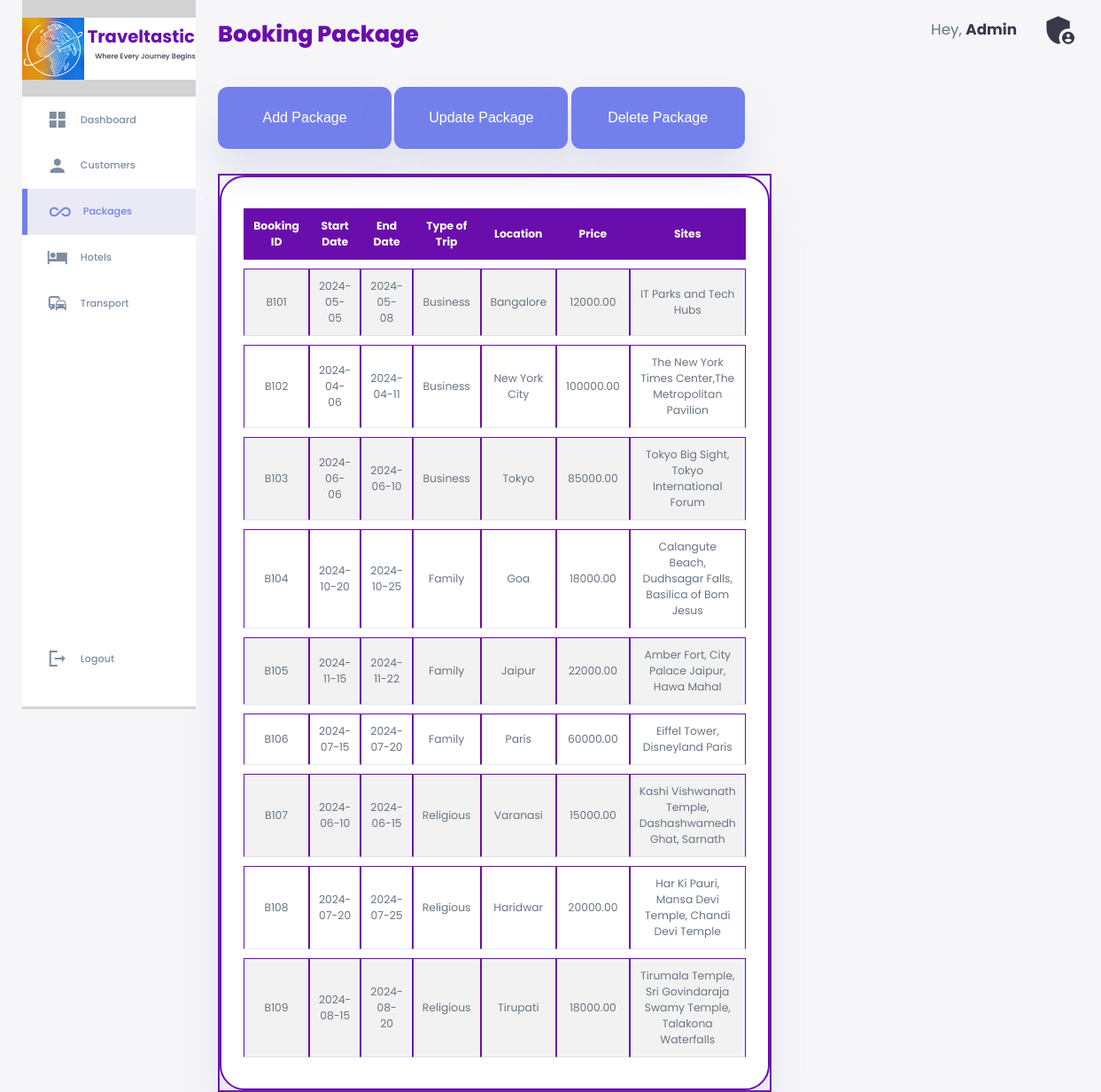
The app's page /Admin/package.php with its own data.
### tables this page shows
create table BookingPackage(BookingId VARCHAR(20) PRIMARY KEY ,StartDt DATE,EndDt DATE,TypeOfTrip ENUM("Business","Family","Religious"),Location VARCHAR(50),Price DOUBLE(10,2));

### Admin/package.php (the view, shortened to what this page needs)
<!DOCTYPE html>
<html lang="en">
<head>
    <link rel="stylesheet" href="./style1.css">
</head>
<body>
    <div class="container">
        <aside>
            <div class="logo">
                <img src="Where Every Journey Beginslogo1.png">
                <h2>Traveltastic</h2>
                <h3>Where Every Journey Begins</h3>
            </div>
            <div class="sidebar">
                <a href="dashboard.php">
                    <span class="material-icons-sharp">grid_view</span>
                    <h3>Dashboard</h3>
                </a>
                <a href="customer.php">
                    <span class="material-icons-sharp">person</span>
                    <h3>Customers</h3>
                </a>
                <a href="package.php" class="active">
                    <span class="material-icons-sharp">all_inclusive</span>
                    <h3>Packages</h3>
                </a>
                <a href="hotel.php">
                    <span class="material-icons-sharp">hotel</span>
                    <h3>Hotels</h3>
                </a>
                <a href="transport.php">
                    <span class="material-icons-sharp">commute</span>
                    <h3>Transport</h3>
                </a>
                <a href="#">
                    <span class="material-icons-sharp">logout</span>
                    <h3>Logout</h3>
                </a>
            </div>
        </aside>
        <main>
            <h1>Booking Package</h1>
            <div class="menu">
                <button class="button" onclick="openadd()">Add Package</button>
                <button class="button" onclick="openupdate()">Update Package</button>
                <button class="button" onclick="opendelete()">Delete Package</button>
            </div>
            <div id="bookingPackageDetails" class="recentorder">
                <?php
                $host = "localhost";
                $username = "root";
                $password = "";
                $database = "tourismmanagementcompany";
                $conn = mysqli_connect($host, $username, $password, $database);
                $sql = "SELECT * FROM BookingPackage";
                $result = mysqli_query($conn, $sql);
                if (mysqli_num_rows($result) > 0) {
                    echo "<table>";
                    echo "<tr><th>Booking ID</th><th>Start Date</th>
                    <th>End Date</th><th>Type of Trip</th><th>Location</th>
                    <th>Price</th><th>Sites</th></tr>";
                    while ($row = mysqli_fetch_assoc($result)) {
                        echo "<tr>";
                        echo "<td>" . $row['BookingId'] . "</td>";
                        echo "<td>" . $row['StartDt'] . "</td>";
                        echo "<td>" . $row['EndDt'] . "</td>";
                        echo "<td>" . $row['TypeOfTrip'] . "</td>";
                        echo "<td>" . $row['Location'] . "</td>";
                        echo "<td>" . $row['Price'] . "</td>";
                        echo "<td>" . $row['Sites'] . "</td>";
                        echo "</tr>";
                    }
                    echo "</table>";
                } else {
                    echo "No booking packages found.";
                }
                ?>
            </div>
        </main>
        <div class="right">
            <div class="top">
                <div class="profile">
                    <div class="info">
                        <p>Hey, <b>Admin</b></p>
                    </div>
                    <div class="profile-icon">
                        <span class="material-icons-sharp">admin_panel_settings</span>
                    </div>
                </div>
            </div>
        </div>
    </div>
</body>
</html>

### Admin/style1.css (style rules this page uses)
:root { --color-primary: #7380ec; --color-danger: #ff7782; --color-success: #41f1b6; --color-warning: #ffbb55; --color-white: #fff; --color-info-dark: #7d8da1; --color-info-light: #dceleb; --color-dark: #363949; --color-light: rgba(132, 139, 200, 0.18); --color-primary-variant: #111e88; --color-dark-variant: #677483; --color-background: #f6f6f9; --card-border-radius: 2rem; --border-radius-1: 0.4rem; --border-radius-2: 0.8rem; --border-radius-3: 1.2rem; --card-padding: 1.8rem; --padding-1: 1.2rem; --box-shadow: 0 2rem 3rem var(--color-light); }
* { margin: 0; padding: 0; outline: 0; appearance: none; border: 0; text-decoration: none; list-style: none; box-sizing: border-box; }
html { font-size: 14px; }
body { width: 100vw; height: 100vh; font-family: poppins, sans-serif; font-size: 0.88rem; background: var(--color-background); user-select: none; overflow-x: hidden; color:var(--color-dark); }
.container { display: grid; width: 96%; margin: 0 auto; gap: 1.8rem; grid-template-columns: 14rem auto 23rem; }
a { color: var(--color-dark); }
img { display: block; width: 100%; }
h1 { font-weight: 800; font-size: 1.8rem; }
h2 { font-size: 1.4rem; }
h3 { font-size: 0.8rem; }
P { color: var(--color-dark-variant); }
b { color: var(--color-dark); }
aside { height: 100vh; background: lightgrey; }
aside .logo { display: flex; gap: 0.8rem; background: white; display: flex; align-items: center; justify-content: space-between; margin-top: 1.4rem; margin-bottom: 1.4rem; }
aside .logo img { width: 5rem; height: 5rem; }
aside .logo h2 { margin-left: -1.7rem; margin-top: -2rem; }
aside .logo h3 { display: inline-block; margin-left: -10rem; margin-top: 1.3rem; font-size: 8px; text-align: center; }
aside .sidebar { margin-top: -3rem; background: white; display: flex; flex-direction: column; height: 86vh; position: relative; top: 3rem; }
aside h3 { font-weight: 500; }
aside .sidebar a { display: flex; color: var(--color-info-dark); margin-left: 2rem; gap: 1rem; align-items: center; position: relative; height: 3.7rem; transition: all 300ms ease; }
aside .sidebar a:last-child { position: absolute; bottom: 2rem; width: 100%; }
aside .sidebar a.active { background: var(--color-light); color: var(--color-primary); margin-left: 0; }
aside .sidebar a.active:before { content:""; width: 6px; height: 100%; background: var(--color-primary); }
aside .sidebar a.active span { color: var(--color-primary); margin-left: calc(1rem - 3px); }
main { margin-top: 1.4rem; }
main .recentorder { margin-top:2rem; }
main .menu .button { height: 5rem ; width: 14rem; font-size: 16px; margin-top: 40px; border: none; cursor: pointer; border-radius: var(--border-radius-2); transition: background-color 0.3s ease; background-color: var(--color-primary); color: white; box-shadow: var(--box-shadow); }
main .recentorder table { background-color: var(--color-white); width: 100%; border-radius: var(--card-border-radius); padding: var(--card-padding); text-align: center; box-shadow: var(--box-shadow); transition: all 300ms; }
main table tbody td { height: 2.8rem; border-bottom: 1px solid var(--color-light); color: var(--color-dark-variant); }
.right { margin-top: 1.4rem; }
.right .top { display: flex; justify-content: end; }
.right .top .profile { display: flex; gap: 2rem; text-align: right; font-size: 1.2rem; }
.right .top .profile .profile-icon span { position:relative; top: -0.5rem; font-size: 2.5em; }
.recentorder { border: 2px solid #6a0dad }
h1, h2 { color: #6a0dad; }
table { width: 100%; border-collapse: separate; border-spacing: 0 10px; border: 2px solid #6a0dad; }
th, td { padding: 10px; text-align: center; border: 1px solid #6a0dad; }
th { background-color: #6a0dad; color: white; }
tr:nth-child(even) { background-color: #f2f2f2; }

### Admin/package.php (style rules this page uses)
main .recentorder table { background-color: var(--color-white); width: 100%; border-radius: var(--card-border-radius); padding: var(--card-padding); text-align: center; box-shadow: var(--box-shadow); transition: all 300ms; }

### records on screen
bookingpackage: BookingId "B101", StartDt "2024-05-05", EndDt "2024-05-08", TypeOfTrip "Business", Location "Bangalore", Price "12000.00", Sites "IT Parks and Tech Hubs"
bookingpackage: BookingId "B102", StartDt "2024-04-06", EndDt "2024-04-11", TypeOfTrip "Business", Location "New York City", Price "100000.00", Sites "The New York Times Center,The Metropolitan Pavilion"
bookingpackage: BookingId "B103", StartDt "2024-06-06", EndDt "2024-06-10", TypeOfTrip "Business", Location "Tokyo", Price "85000.00", Sites "Tokyo Big Sight, Tokyo International Forum"
bookingpackage: BookingId "B104", StartDt "2024-10-20", EndDt "2024-10-25", TypeOfTrip "Family", Location "Goa", Price "18000.00", Sites "Calangute Beach, Dudhsagar Falls, Basilica of Bom Jesus"
bookingpackage: BookingId "B105", StartDt "2024-11-15", EndDt "2024-11-22", TypeOfTrip "Family", Location "Jaipur", Price "22000.00", Sites "Amber Fort, City Palace Jaipur, Hawa Mahal"
bookingpackage: BookingId "B106", StartDt "2024-07-15", EndDt "2024-07-20", TypeOfTrip "Family", Location "Paris", Price "60000.00", Sites "Eiffel Tower, Disneyland Paris"
bookingpackage: BookingId "B107", StartDt "2024-06-10", EndDt "2024-06-15", TypeOfTrip "Religious", Location "Varanasi", Price "15000.00", Sites "Kashi Vishwanath Temple, Dashashwamedh Ghat, Sarnath"
bookingpackage: BookingId "B108", StartDt "2024-07-20", EndDt "2024-07-25", TypeOfTrip "Religious", Location "Haridwar", Price "20000.00", Sites "Har Ki Pauri, Mansa Devi Temple, Chandi Devi Temple"
bookingpackage: BookingId "B109", StartDt "2024-08-15", EndDt "2024-08-20", TypeOfTrip "Religious", Location "Tirupati", Price "18000.00", Sites "Tirumala Temple, Sri Govindaraja Swamy Temple, Talakona Waterfalls"
